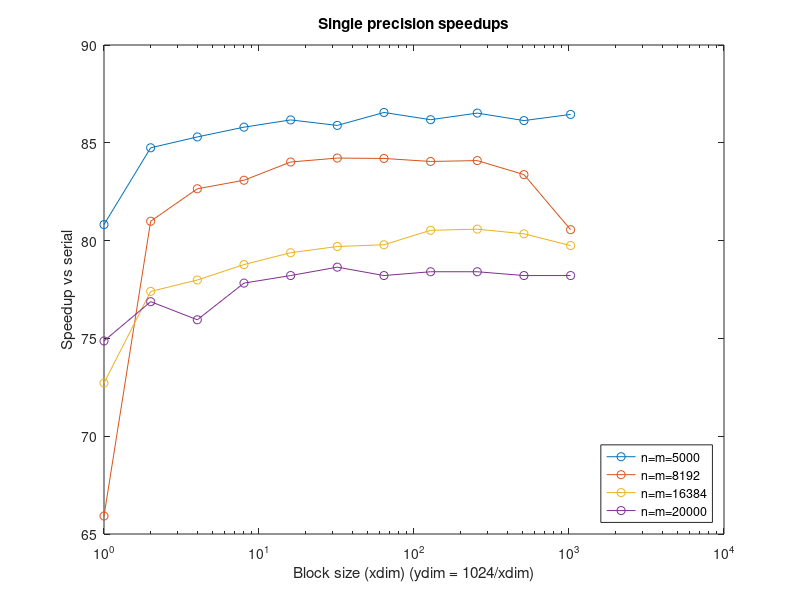

The MATLAB source for this figure:
hold off;
clear; clc;

blocks = [1 2 4 8 16 32 64 128 256 512 1024];
s5000 = [80.82 84.745 85.3 85.8 86.17 85.8893 86.551 86.1809 86.519 86.136 86.451];
s8192 = [65.92 80.991 82.65 83.0853 84.0185 84.22 84.20 84.046 84.091 83.3746 80.5576];
s16384 = [.2991, .281 .2789 .2761 .274 .2729 .2726 .2701 .2699 .2707 .27274];
s16384 = 21.75 ./ s16384 ;
s20000 = [.421 .41 .415 .405 .403 .4008 .403 .402 .402 .403 .403];
s20000 = 31.52 ./ s20000;


semilogx(blocks, s5000, '-o');
hold on;
semilogx(blocks, s8192, '-o');
semilogx(blocks, s16384, '-o');
semilogx(blocks, s20000, '-o');

xlabel("Block size (xdim) (ydim = 1024/xdim)");
ylabel("Speedup vs serial");

legend("n=m=5000", "n=m=8192", "n=m=16384", "n=m=20000", "Location", "southeast");

title("Single precision speedups")